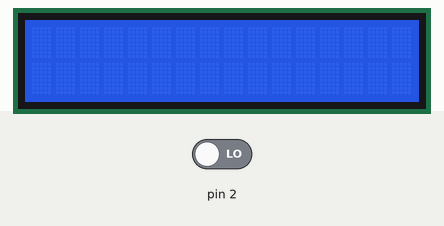
Bench run of a sketch on a simulated Arduino Leonardo, built with avr-gcc and run on an emulated ATmega32U4. Parts: 16×2 character LCD. Inputs (shaded band) come from the test bench; at power-on: pin 2 LOW. What the sketch prints to the serial monitor is not drawn.

Above: at 1.2 s.
1.3 s: pin 2 driven HIGH
At 2.2 s:
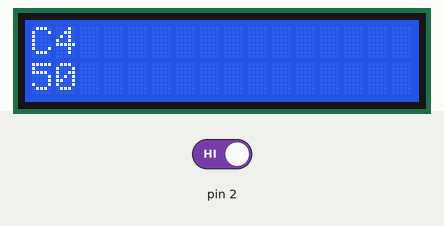
2.8 s: pin 2 driven LOW
At 3.5 s:
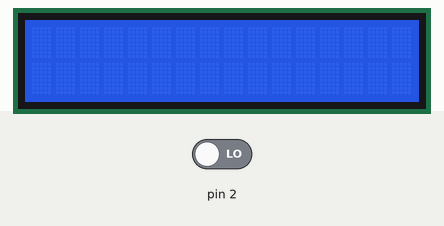
Timing chart, 0 to 5.8 s (numbered marks = the images above; inputs shaded):
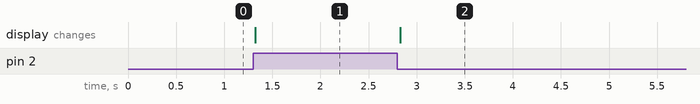

Measured:
- after the input at 1.3 s, the display: changes at once (image 1)
- after the input at 2.8 s, the display: changes at once (image 2)

The sketch:

MELODICA_IN_PROG_v.1.0.ino
```cpp
/*
 * MIDIUSB_test.ino
 *
 * Created: 4/6/2015 10:47:08 AM
 * Author: gurbrinder grewal
 * Modified by Arduino LLC (2015)
 */

// First parameter is the event type (0x09 = note on, 0x08 = note off).
// Second parameter is note-on/note-off, combined with the channel.
// Channel can be anything between 0-15. Typically reported to the user as 1-16.
// Third parameter is the note number (48 = middle C).
// Fourth parameter is the velocity (64 = normal, 127 = fastest).

#include "MIDIUSB.h"
#include "Waveshare_LCD1602_RGB.h"

Waveshare_LCD1602_RGB lcd(16,2);

int PrevsensorValue = LOW;


void noteOn(byte channel, byte pitch, byte velocity) {
  midiEventPacket_t noteOn = {0x09, 0x90 | channel, pitch, velocity};
  MidiUSB.sendMIDI(noteOn);
}

void noteOff(byte channel, byte pitch, byte velocity) {
  midiEventPacket_t noteOff = {0x08, 0x80 | channel, pitch, velocity};
  MidiUSB.sendMIDI(noteOff);
}

void setup() {
   lcd.init();
   lcd.clear();
   pinMode(2,INPUT);
   Serial.begin(115200);
   Serial.print("test");

}

// First parameter is the event type (0x0B = control change).
// Second parameter is the event type, combined with the channel.
// Third parameter is the control number number (0-119).
// Fourth parameter is the control value (0-127).

void controlChange(byte channel, byte control, byte value) {
  midiEventPacket_t event = {0x0B, 0xB0 | channel, control, value};
  MidiUSB.sendMIDI(event);
}

void loop() {
  int sensorValue = digitalRead(2);

  if(sensorValue == HIGH && PrevsensorValue != sensorValue)
  {
    lcd.setCursor(0,0);
    lcd.send_string("C4");
    lcd.setCursor(0,1);
    lcd.send_string("50");
    Serial.println("Sending note on");
    noteOn(0, 48, 64);   // Channel 0, middle C, normal velocity
    MidiUSB.flush();
    PrevsensorValue = HIGH;
    delay(50);
  }
  else if (sensorValue == LOW && PrevsensorValue != sensorValue)
  {
    Serial.println("Sending note off");
    noteOff(0, 48, 64);  // Channel 0, middle C, normal velocity
    MidiUSB.flush();
    lcd.clear();
    PrevsensorValue = LOW;
  }


  delay(25);  // delay in between reads for stability

  }

 /* int switchState = digitalRead(switchPin);

  // Do something based on the switch state

  if (switchState == HIGH && switchState != PrevswitchState) {


    Serial.println("Sending note on");
    noteOn(0, 48, 64);   // Channel 0, middle C, normal velocity
    MidiUSB.flush();

    PrevswitchState = switchState;


  } else if (switchState == LOW && switchState != PrevswitchState) {

    Serial.println("Sending note off");
    noteOff(0, 48, 64);  // Channel 0, middle C, normal velocity
    MidiUSB.flush();
    PrevswitchState = switchState;


  }
  */

/*
  // Add a short delay to avoid reading the switch too quickly
  delay(100);
  Serial.println("Sending note on");
  noteOn(0, 48, 64);   // Channel 0, middle C, normal velocity
  MidiUSB.flush();
  delay(250);
  Serial.println("Sending note off");
  noteOff(0, 48, 64);  // Channel 0, middle C, normal velocity
  MidiUSB.flush();
  delay(500);
*/
  // controlChange(0, 10, 65); // Set the value of controller 10 on channel 0 to 65
```
